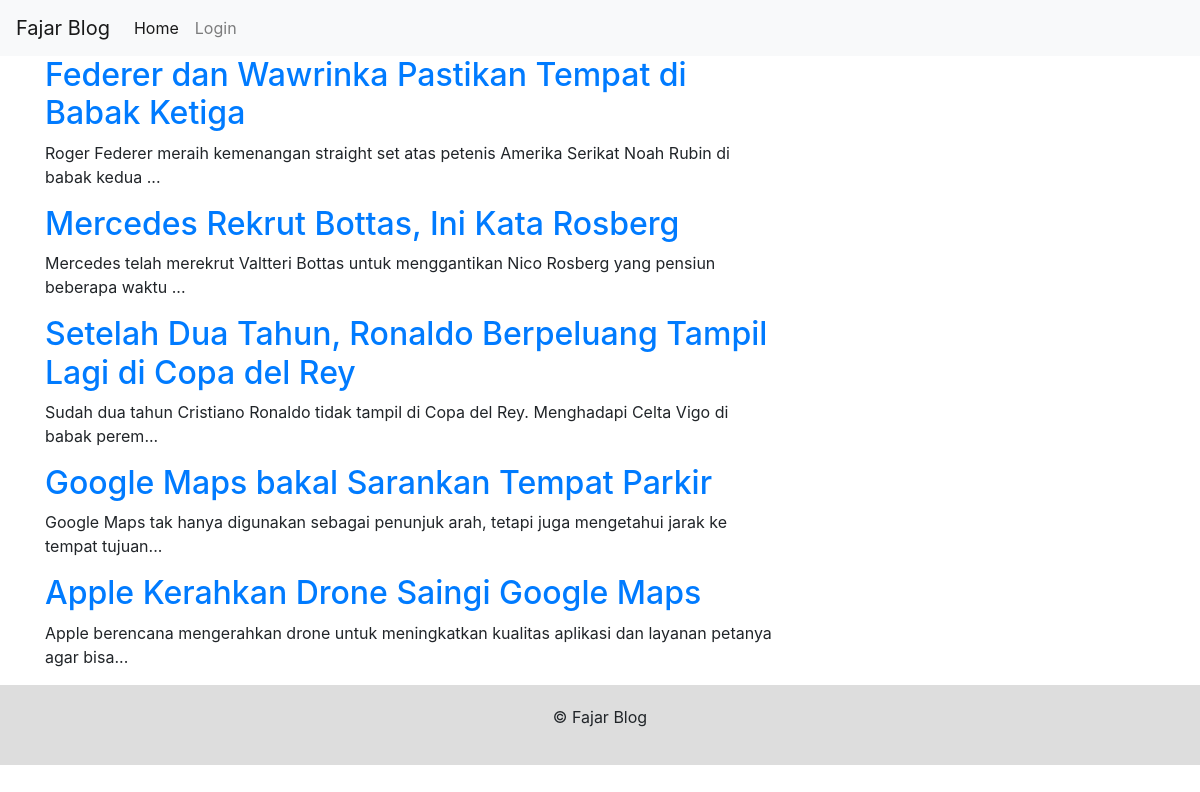
Page /project/index.php on the committed database.
### tables this page shows
CREATE TABLE `oop_news` (
  `id` int(11) NOT NULL,
  `title` varchar(200) NOT NULL,
  `description` text NOT NULL,
  `datetime` timestamp NOT NULL DEFAULT CURRENT_TIMESTAMP
);

### project/controller/news.php (called while the page is built, shortened)
<?php
    class News extends DB{
        public function getNews(){
            $sql = $this->prepare("SELECT * FROM oop_news");
            $sql->execute();
            return $sql->fetchAll();
        }
    }
?>

### project/page/home.php (the view)
<?php foreach($news->getNews() as $news){ ?>
    <h2><a href="?detail=<?php echo $news["id"] ?>"><?php echo $news["title"] ?></a></h2>
    <p><?php echo substr($news["description"], 0, 100)?>...</p>
<?php } ?>

### rows in the picture
oop_news: title "Federer dan Wawrinka Pastikan Tempat di Babak Ketiga", description "Roger Federer meraih kemenangan straight set atas petenis Amerika Serikat Noah Rubin di babak kedua"
oop_news: title "Mercedes Rekrut Bottas, Ini Kata Rosberg", description "Mercedes telah merekrut Valtteri Bottas untuk menggantikan Nico Rosberg yang pensiun beberapa waktu"
oop_news: title "Setelah Dua Tahun, Ronaldo Berpeluang Tampil Lagi di Copa del Rey", description "Sudah dua tahun Cristiano Ronaldo tidak tampil di Copa del Rey. Menghadapi Celta Vigo di babak perem"
oop_news: title "Google Maps bakal Sarankan Tempat Parkir", description "Google Maps tak hanya digunakan sebagai penunjuk arah, tetapi juga mengetahui jarak ke tempat tujuan"
oop_news: title "Apple Kerahkan Drone Saingi Google Maps", description "Apple berencana mengerahkan drone untuk meningkatkan kualitas aplikasi dan layanan petanya agar bisa"
